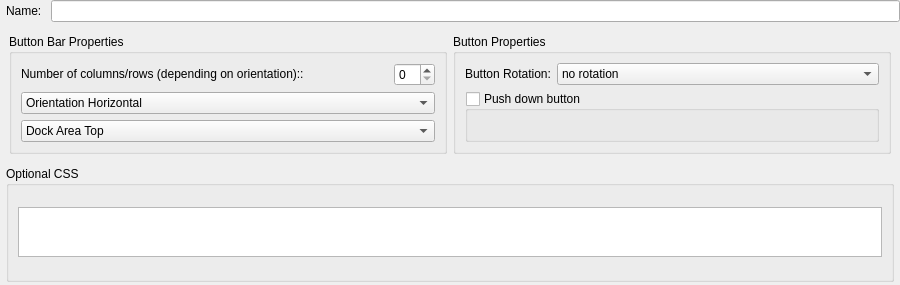
<?xml version="1.0" encoding="UTF-8"?>
<ui version="4.0">
 <class>actions_main_area</class>
 <widget class="QWidget" name="actions_main_area">
  <property name="geometry">
   <rect>
    <x>0</x>
    <y>0</y>
    <width>900</width>
    <height>285</height>
   </rect>
  </property>
  <property name="sizePolicy">
   <sizepolicy hsizetype="Expanding" vsizetype="Preferred">
    <horstretch>0</horstretch>
    <verstretch>0</verstretch>
   </sizepolicy>
  </property>
  <property name="minimumSize">
   <size>
    <width>0</width>
    <height>0</height>
   </size>
  </property>
  <property name="windowTitle">
   <string>Form</string>
  </property>
  <layout class="QVBoxLayout" name="verticalLayout_2">
   <property name="spacing">
    <number>3</number>
   </property>
   <property name="margin">
    <number>0</number>
   </property>
   <item>
    <widget class="QWidget" name="widget" native="true">
     <property name="sizePolicy">
      <sizepolicy hsizetype="Expanding" vsizetype="Fixed">
       <horstretch>0</horstretch>
       <verstretch>0</verstretch>
      </sizepolicy>
     </property>
     <layout class="QHBoxLayout" name="horizontalLayout_2">
      <property name="spacing">
       <number>9</number>
      </property>
      <property name="leftMargin">
       <number>6</number>
      </property>
      <property name="topMargin">
       <number>0</number>
      </property>
      <property name="rightMargin">
       <number>0</number>
      </property>
      <property name="bottomMargin">
       <number>0</number>
      </property>
      <item>
       <widget class="QLabel" name="label_action_name">
        <property name="text">
         <string>Name:</string>
        </property>
       </widget>
      </item>
      <item>
       <widget class="QLineEdit" name="lineEdit_action_name"/>
      </item>
     </layout>
    </widget>
   </item>
   <item>
    <widget class="QWidget" name="widget_4" native="true">
     <property name="sizePolicy">
      <sizepolicy hsizetype="Expanding" vsizetype="Expanding">
       <horstretch>0</horstretch>
       <verstretch>0</verstretch>
      </sizepolicy>
     </property>
     <layout class="QHBoxLayout" name="horizontalLayout_6">
      <item>
       <widget class="QGroupBox" name="groupBox_toolBar">
        <property name="sizePolicy">
         <sizepolicy hsizetype="Expanding" vsizetype="Expanding">
          <horstretch>0</horstretch>
          <verstretch>0</verstretch>
         </sizepolicy>
        </property>
        <property name="minimumSize">
         <size>
          <width>0</width>
          <height>0</height>
         </size>
        </property>
        <property name="maximumSize">
         <size>
          <width>16777215</width>
          <height>16777215</height>
         </size>
        </property>
        <property name="title">
         <string>Button Bar Properties</string>
        </property>
        <layout class="QGridLayout" name="gridLayout">
         <item row="0" column="0">
          <widget class="QLabel" name="label_action_name_6">
           <property name="sizePolicy">
            <sizepolicy hsizetype="Expanding" vsizetype="Fixed">
             <horstretch>0</horstretch>
             <verstretch>0</verstretch>
            </sizepolicy>
           </property>
           <property name="text">
            <string>Number of columns/rows (depending on orientation)::</string>
           </property>
           <property name="buddy">
            <cstring>buttonColumns</cstring>
           </property>
          </widget>
         </item>
         <item row="1" column="0" colspan="2">
          <widget class="QComboBox" name="comboBox_orientation">
           <property name="sizePolicy">
            <sizepolicy hsizetype="Expanding" vsizetype="Fixed">
             <horstretch>0</horstretch>
             <verstretch>0</verstretch>
            </sizepolicy>
           </property>
           <item>
            <property name="text">
             <string>Orientation Horizontal</string>
            </property>
           </item>
           <item>
            <property name="text">
             <string>Orientation Vertical</string>
            </property>
           </item>
          </widget>
         </item>
         <item row="2" column="0" colspan="2">
          <widget class="QComboBox" name="comboBox_location">
           <property name="sizePolicy">
            <sizepolicy hsizetype="Expanding" vsizetype="Fixed">
             <horstretch>0</horstretch>
             <verstretch>0</verstretch>
            </sizepolicy>
           </property>
           <item>
            <property name="text">
             <string>Dock Area Top</string>
            </property>
           </item>
           <item>
            <property name="text">
             <string>Dock Area Left</string>
            </property>
           </item>
           <item>
            <property name="text">
             <string>Dock Area Right</string>
            </property>
           </item>
           <item>
            <property name="text">
             <string>Floating Toolbar</string>
            </property>
           </item>
          </widget>
         </item>
         <item row="0" column="1">
          <widget class="QSpinBox" name="buttonColumns"/>
         </item>
        </layout>
       </widget>
      </item>
      <item>
       <widget class="QGroupBox" name="groupBox_appearance">
        <property name="sizePolicy">
         <sizepolicy hsizetype="Expanding" vsizetype="Expanding">
          <horstretch>0</horstretch>
          <verstretch>0</verstretch>
         </sizepolicy>
        </property>
        <property name="minimumSize">
         <size>
          <width>0</width>
          <height>0</height>
         </size>
        </property>
        <property name="title">
         <string>Button Properties</string>
        </property>
        <layout class="QGridLayout" name="gridLayout_3">
         <item row="0" column="0">
          <widget class="QLabel" name="label_action_name_5">
           <property name="text">
            <string>Button Rotation:</string>
           </property>
          </widget>
         </item>
         <item row="0" column="1">
          <widget class="QComboBox" name="buttonRotation">
           <property name="sizePolicy">
            <sizepolicy hsizetype="Expanding" vsizetype="Fixed">
             <horstretch>0</horstretch>
             <verstretch>0</verstretch>
            </sizepolicy>
           </property>
           <item>
            <property name="text">
             <string>no rotation</string>
            </property>
           </item>
           <item>
            <property name="text">
             <string>90° rotation to the left</string>
            </property>
           </item>
           <item>
            <property name="text">
             <string>90° rotation to the right</string>
            </property>
           </item>
          </widget>
         </item>
         <item row="1" column="0" colspan="2">
          <widget class="QGroupBox" name="checkBox_pushdownbutton">
           <property name="sizePolicy">
            <sizepolicy hsizetype="Expanding" vsizetype="Expanding">
             <horstretch>0</horstretch>
             <verstretch>0</verstretch>
            </sizepolicy>
           </property>
           <property name="title">
            <string>Push down button</string>
           </property>
           <property name="checkable">
            <bool>true</bool>
           </property>
           <property name="checked">
            <bool>false</bool>
           </property>
           <layout class="QHBoxLayout" name="horizontalLayout_4">
            <property name="spacing">
             <number>0</number>
            </property>
            <property name="margin">
             <number>0</number>
            </property>
           </layout>
          </widget>
         </item>
        </layout>
       </widget>
      </item>
     </layout>
    </widget>
   </item>
   <item>
    <widget class="QWidget" name="widget_2" native="true">
     <property name="sizePolicy">
      <sizepolicy hsizetype="Expanding" vsizetype="Expanding">
       <horstretch>0</horstretch>
       <verstretch>0</verstretch>
      </sizepolicy>
     </property>
     <layout class="QHBoxLayout" name="horizontalLayout_3">
      <property name="leftMargin">
       <number>6</number>
      </property>
      <property name="topMargin">
       <number>0</number>
      </property>
      <property name="rightMargin">
       <number>6</number>
      </property>
      <property name="bottomMargin">
       <number>0</number>
      </property>
      <item>
       <widget class="QGroupBox" name="groupBox">
        <property name="sizePolicy">
         <sizepolicy hsizetype="Expanding" vsizetype="MinimumExpanding">
          <horstretch>0</horstretch>
          <verstretch>0</verstretch>
         </sizepolicy>
        </property>
        <property name="title">
         <string>Optional CSS</string>
        </property>
        <layout class="QVBoxLayout" name="verticalLayout">
         <item>
          <widget class="QPlainTextEdit" name="css">
           <property name="sizePolicy">
            <sizepolicy hsizetype="Expanding" vsizetype="Fixed">
             <horstretch>0</horstretch>
             <verstretch>0</verstretch>
            </sizepolicy>
           </property>
           <property name="maximumSize">
            <size>
             <width>16777215</width>
             <height>50</height>
            </size>
           </property>
           <property name="font">
            <font>
             <family>Bitstream Vera Sans Mono</family>
             <pointsize>8</pointsize>
            </font>
           </property>
           <property name="tabChangesFocus">
            <bool>false</bool>
           </property>
           <property name="backgroundVisible">
            <bool>false</bool>
           </property>
          </widget>
         </item>
        </layout>
       </widget>
      </item>
     </layout>
    </widget>
   </item>
   <item>
    <widget class="QLineEdit" name="lineEdit_action_icon">
     <property name="enabled">
      <bool>false</bool>
     </property>
     <property name="maximumSize">
      <size>
       <width>0</width>
       <height>0</height>
      </size>
     </property>
    </widget>
   </item>
  </layout>
  <zorder>lineEdit_action_icon</zorder>
  <zorder>widget</zorder>
  <zorder>widget_2</zorder>
  <zorder>widget_4</zorder>
 </widget>
 <resources/>
 <connections/>
</ui>
